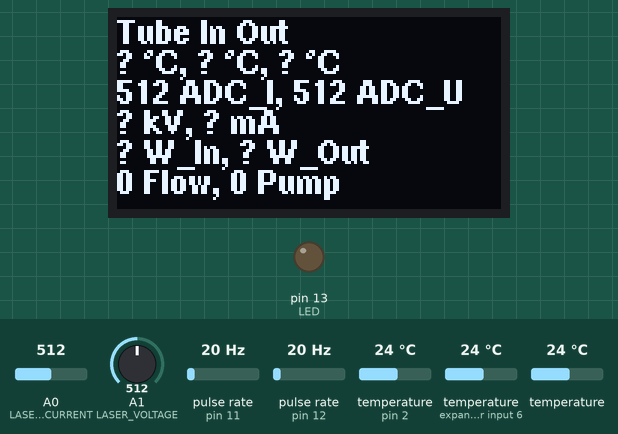
This sketch was run on a simulated Arduino Uno, built with avr-gcc and run on an emulated ATmega328P. Parts: 128×64 one-colour display, output pins drawn as LEDs (lit = HIGH). Wiring (inferred from the names in the program): 2 × pulse sensor: data pin 11 / data pin 12. Dashed ring = blinking. The test bench sets the inputs (shaded band); at power-on: pulse rate (sensors on pin 11, pin 12) 20 Hz, A0 (LASER_CURRENT) = 512, A1 (LASER_VOLTAGE) = 512, temperature (sensors on pin 2, expander input 6) 24 °C, temperature 24 °C. What the sketch prints to the serial monitor is not drawn.

Above: at 1.2 s.
1.3 s: pulse rate (sensor on pin 11) set to 4 Hz
At 4.8 s:
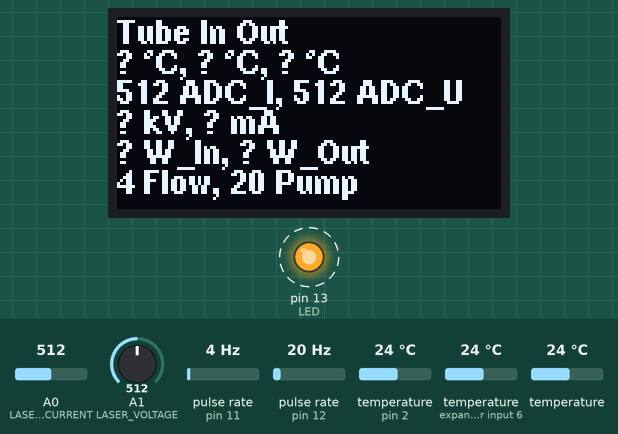
5.4 s: pulse rate (sensor on pin 12) set to 4 Hz
At 8.6 s:
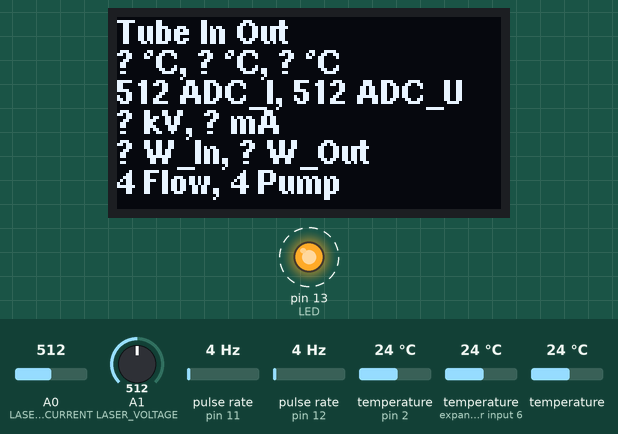
9.5 s: A0 (LASER_CURRENT) set to 716
At 12.3 s:
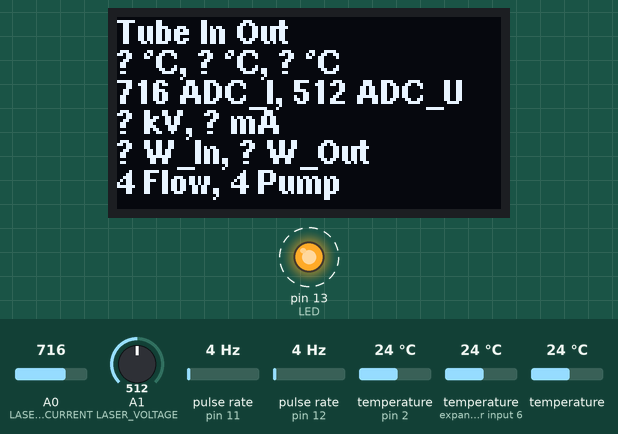
12.5 s: A1 (LASER_VOLTAGE) set to 30
At 14.8 s:
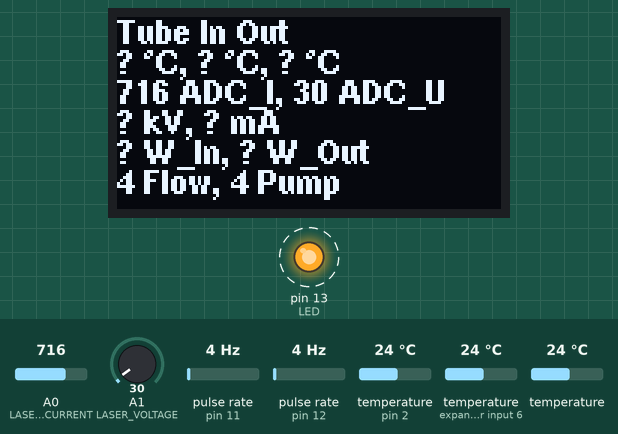
15.5 s: pulse rate (sensor on pin 11) set to 50 Hz
At 18.4 s:
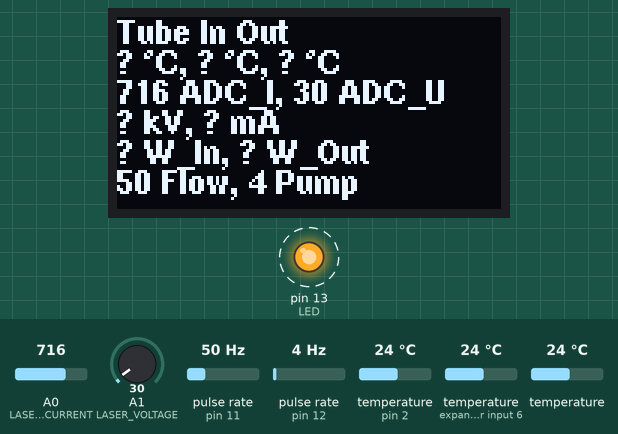
18.5 s: pulse rate (sensor on pin 12) set to 50 Hz
At 20.7 s:
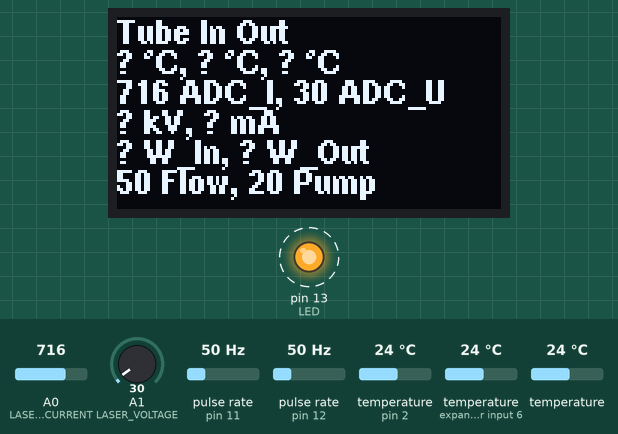
Timing chart, 0 to 22.5 s (numbered marks = the images above; inputs shaded):
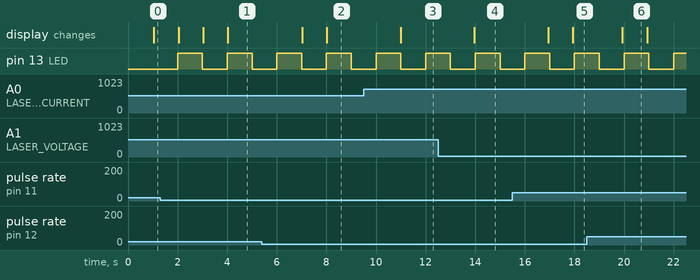

Measured:
- after the input at 1.3 s, the display: first differs from a run without the input after 1.7 s (image 1 shows a later state)
- after the input at 5.4 s, the display: first changes after 1.6 s (image 2 shows a later state)
- after the input at 9.5 s, the display: changes after 1.5 s (image 3)
- after the input at 12.5 s, the display: changes after 1.5 s (image 4)
- after the input at 15.5 s, the display: first changes after 1.4 s (image 5 shows a later state)
- after the input at 18.5 s, the display: changes after 1.4 s (image 6)
- by itself, pin 13 (LED): alternates HIGH for 1.0 s and LOW for 1.0 s

The sketch:

test.ino
```cpp
/*
  A4, A5: OLED I2C
  13: LED
  12 TACHO Pump
  11 TACHO Flow-Sensor

  A0 Laser current (1V = 10mA)
  A1 Laser voltage (1V = 10kV)

  2: OneWire

  3: free (grey)
  5: free (orange)

*/

// unclear if those .._ENABLE_... defines work if placed here...
#define PCINT_ENABLE_MANUAL
#define PCINT_ENABLE_PORT0
#define PCINT_ENABLE_PCINT2
#define PCINT_ENABLE_PCINT3
#define PCINT_ENABLE_PCINT4
#define PCINT_ENABLE_PCINT5
#include "PinChangeInterrupt.h"
#include "TimerOne.h"
#include <avr/wdt.h>

#include <U8g2lib.h>
#include <Wire.h>

#include <OneWire.h>
#include <DallasTemperature.h>

#define TACHO_PUMP  12
#define TACHO_FLOW  11
#define ONEWIREPIN  2

#define LASER_CURRENT A0
#define LASER_VOLTAGE A1


// We are using the smaller picture loop page buffer, otherwise the RAM gets full and the MCU crashes

// Please UNCOMMENT one of the contructor lines below
// U8g2 Contructor List (Picture Loop Page Buffer)
// The complete list is available here: https://github.com/olikraus/u8g2/wiki/u8g2setupcpp
// Please update the pin numbers according to your setup. Use U8X8_PIN_NONE if the reset pin is not connected
//U8G2_NULL u8g2(U8G2_R0);	// null device, a 8x8 pixel display which does nothing
//U8G2_SSD1306_128X64_NONAME_1_HW_I2C u8g2(U8G2_R0, /* reset=*/ U8X8_PIN_NONE);
//U8G2_SSD1306_128X64_ALT0_1_HW_I2C u8g2(U8G2_R0, /* reset=*/ U8X8_PIN_NONE);   // same as the NONAME variant, but may solve the "every 2nd line skipped" problem
//U8G2_SSD1306_128X64_NONAME_1_HW_I2C u8g2(U8G2_R0, /* reset=*/ U8X8_PIN_NONE, /* clock=*/ 16, /* data=*/ 17);   // ESP32 Thing, HW I2C with pin remapping
U8G2_SH1106_128X64_NONAME_1_HW_I2C u8g2(U8G2_R0, /* reset=*/ U8X8_PIN_NONE);
//U8G2_SH1106_128X64_NONAME_1_SW_I2C u8g2(U8G2_R0, A5, A4, /* reset=*/ U8X8_PIN_NONE);

#define SCREEN_WIDTH 128 // OLED display width, in pixels
#define SCREEN_HEIGHT 64 // OLED display height, in pixels

volatile uint16_t intTachoPumpCounter = 0;
volatile uint16_t intTachoFlowCounter = 0;
volatile uint16_t intTachoPumpVal = 0;
volatile uint16_t intTachoFlowVal = 0;
uint16_t TachoPumpVal = 0;
uint16_t TachoFlowVal = 0;

OneWire  oneWire(ONEWIREPIN);
DallasTemperature tempSensors(&oneWire);
DeviceAddress tempSensLaserTube   = { 0x28, 0xFF, 0x90, 0x6D, 0x52, 0x17, 0x04, 0x25 };
DeviceAddress tempSensWaterIn     = { 0x28, 0xFF, 0x8F, 0x4C, 0x52, 0x17, 0x04, 0xC9 };
DeviceAddress tempSensWaterOut    = { 0x28, 0xFF, 0x46, 0xC4, 0x51, 0x17, 0x04, 0x39 };
float tempLaserTube, tempWaterIn, tempWaterOut;
#define TEMPERATURE_PRECISION 10 /* 9-12 */

int16_t laserVoltageADC = 0;
int16_t laserCurrentADC = 0;
int32_t laserVoltageV = 0;
int32_t laserCurrentuA = 0;
float laser_kV = 0.0;
float laser_mA = 0.0;

void setup(void) {
  // Init serial out and ports
  Serial.begin(115200);
  Serial.println(F("Reset."));
  pinMode(TACHO_PUMP, INPUT_PULLUP);
  pinMode(TACHO_FLOW, INPUT_PULLUP);
  pinMode(13, OUTPUT); // LED...

  // RPM counting: Increment counter in PinChangeInterrupt on rising edge
  attachPCINT(digitalPinToPCINT(TACHO_PUMP), []() { intTachoPumpCounter++; }, RISING);
  attachPCINT(digitalPinToPCINT(TACHO_FLOW), []() { intTachoFlowCounter++; }, RISING);
  // RPM counting: In Timer1 interrupt copy&reset Counters every second
  Timer1.initialize(1000000);
  Timer1.attachInterrupt([]() {
    static uint8_t ledState = 0;
    ledState = !ledState;
    digitalWrite(13, ledState?LOW:HIGH); // LED only for debug, can be turned off
    intTachoPumpVal = intTachoPumpCounter; intTachoPumpCounter = 0;
    intTachoFlowVal = intTachoFlowCounter; intTachoFlowCounter = 0;
  });

  // Activate watchdog. Needs Optiboot bootloader! Otherwise endless watchdog-reset.
  wdt_reset();
  wdt_enable(WDTO_4S); // 4s / System Reset

  // Init OLED. For extra long cable to Laser-Front the 10k I2C resistors has been changed by 1k on OLED
  u8g2.setBusClock(100000); // make it slow for long cable
  u8g2.begin();
  //u8g2.setFlipMode(0);
  u8g2.setFont(u8g2_font_6x10_tf);
  //u8g2.setFontRefHeightExtendedText();
  u8g2.setDrawColor(1);
  u8g2.setFontPosTop();
  u8g2.setFontDirection(0);

  // One-wire bus with temperature sensors here
  tempSensors.begin();
  tempSensors.setResolution(tempSensLaserTube, TEMPERATURE_PRECISION);
  tempSensors.setResolution(tempSensWaterIn, TEMPERATURE_PRECISION);
  tempSensors.setResolution(tempSensWaterOut, TEMPERATURE_PRECISION);
  printSensorAddresses();

}


// function to print device addresses
void printSensorAddresses()
{
  // Uncomment the following block to print out your device adresses
  /*
  int devCount = tempSensors.getDeviceCount();
  Serial.print("#devices: ");
  Serial.println(devCount);

  for(int j=0; j<devCount; j++) {
    DeviceAddress dA;
    tempSensors.getAddress(dA, j);
    Serial.print("Sens");
    Serial.print(j);
    Serial.print(" = {");
    for (uint8_t i = 0; i < 8; i++)
    {
      // zero pad the address if necessary
      Serial.print("0x");
      if (dA[i] < 0x10) Serial.print("0");
      Serial.print(dA[i], HEX);
      if(i < 7) Serial.print(", ");
      else Serial.println(" };");
    }
  }
  */
}


// Static common buffer used for sprintf
char sbuf[50];

// Nominator and Denominator for calibration (30000V or 30000uA equals ADC value 613)
#define C_NOM   (uint32_t)(30000UL)
#define C_DENOM (uint32_t)(613)
#define V_NOM   (uint32_t)(30000UL)
#define V_DENOM (uint32_t)(613)

void loop(void) {
  // Read sensors, takes longer if resolution is set high
  tempSensors.requestTemperatures();
  tempLaserTube = tempSensors.getTempC(tempSensLaserTube);
  tempWaterIn   = tempSensors.getTempC(tempSensWaterIn);
  tempWaterOut  = tempSensors.getTempC(tempSensWaterOut);

  // Make copy to avoid that value gets overwritten when accessed
  noInterrupts();
  TachoPumpVal = intTachoPumpVal;
  TachoFlowVal = intTachoFlowVal;
  interrupts();

  // get ADC value
  laserVoltageADC = analogRead(LASER_VOLTAGE); // 3.00V = 613
  laserCurrentADC = analogRead(LASER_CURRENT);

  // calculate physical values
  laserCurrentuA = (((uint32_t)laserCurrentADC * C_NOM) / C_DENOM);
  laserVoltageV  = (((uint32_t)laserVoltageADC * V_NOM) / V_DENOM);
  laser_kV = laserVoltageV / 1000.0;
  laser_mA = laserCurrentuA / 1000.0;

  // print out all data in one long line via serial
  Serial.print(tempLaserTube,2);
  Serial.print(F(", "));
  Serial.print(tempWaterIn,2);
  Serial.print(F(", "));
  Serial.print(tempWaterOut,2);

  Serial.print(F(" | "));
  Serial.print(TachoFlowVal);
  Serial.print(F(", "));
  Serial.print(TachoPumpVal);

  Serial.print(F(" | "));
  Serial.print(laserCurrentADC);
  Serial.print(F(", "));
  Serial.println(laserVoltageADC);

  // picture loop
  u8g2.clearBuffer();
  u8g2.setFont(u8g2_font_helvB08_tf);
  u8g2.setFontPosTop();

  u8g2.firstPage();
  do {
    // This draws all data on the display ### NOT NICE FORMATED YET ####
    u8g2.drawStr( 0, 0, "Tube In Out ");
    sprintf_P(sbuf, PSTR("%0.1f °C, %0.1f °C, %0.1f °C"), tempLaserTube, tempWaterIn, tempWaterOut);
    u8g2.drawUTF8(0, 10, sbuf);
    sprintf_P(sbuf, PSTR("%d ADC_I, %d ADC_U"), laserCurrentADC, laserVoltageADC);
    u8g2.drawUTF8(0, 20, sbuf);
    sprintf_P(sbuf, PSTR("%0.1f kV, %0.1f mA"), laser_kV, laser_mA);
    u8g2.drawUTF8(0, 30, sbuf);
    sprintf_P(sbuf, PSTR("%0.1f W_In, %0.1f W_Out"), laser_kV * laser_mA, laser_kV * laser_mA * 0.15);
    u8g2.drawUTF8(0, 40, sbuf);
    sprintf_P(sbuf, PSTR("%d Flow, %d Pump"), TachoFlowVal, TachoPumpVal);
    u8g2.drawUTF8(0, 50, sbuf);
  } while ( u8g2.nextPage() );

  // delay between each page
  // delay(150); // nonsense, slow enough anyways...

  wdt_reset();
}
```
